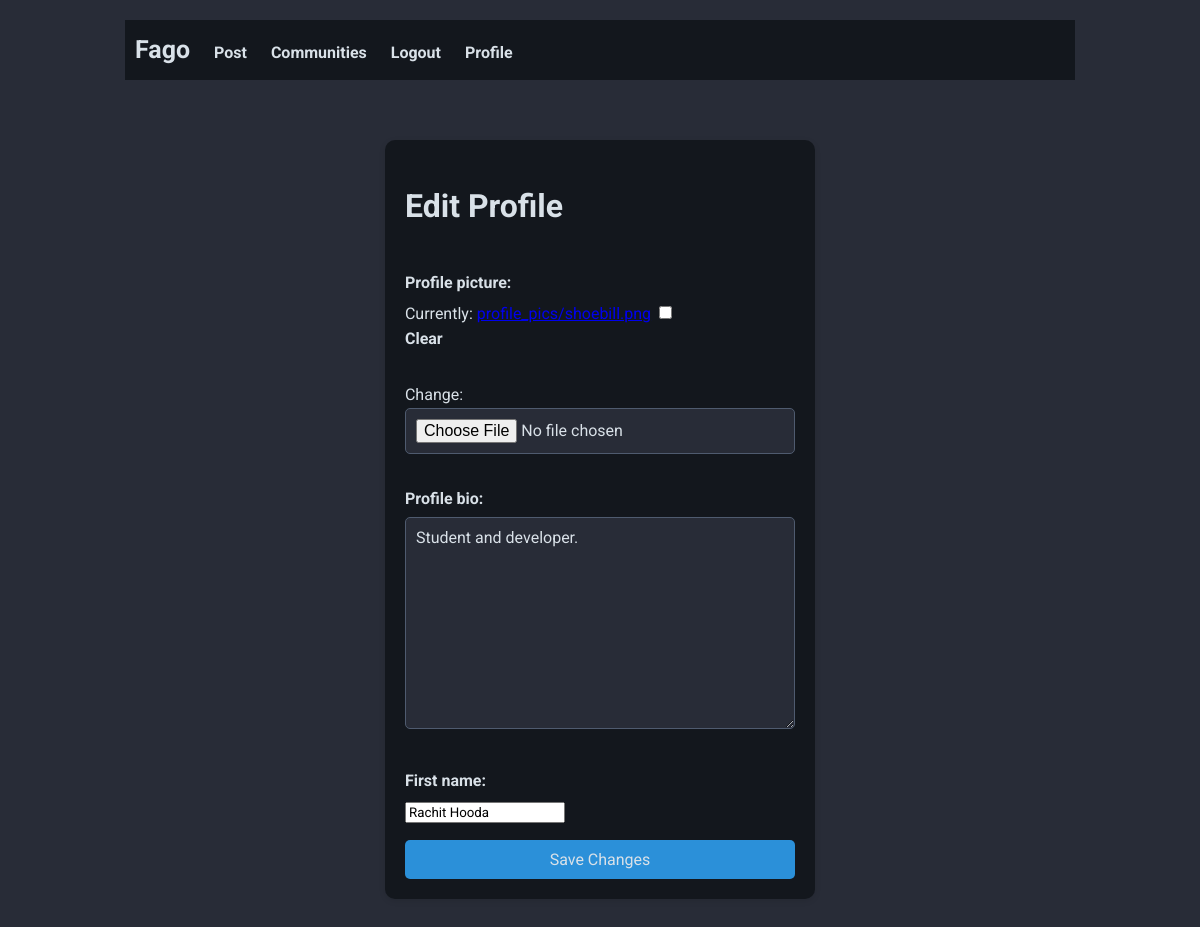
The page /user/edit_profile/ (signed in) on the database as committed earlier.
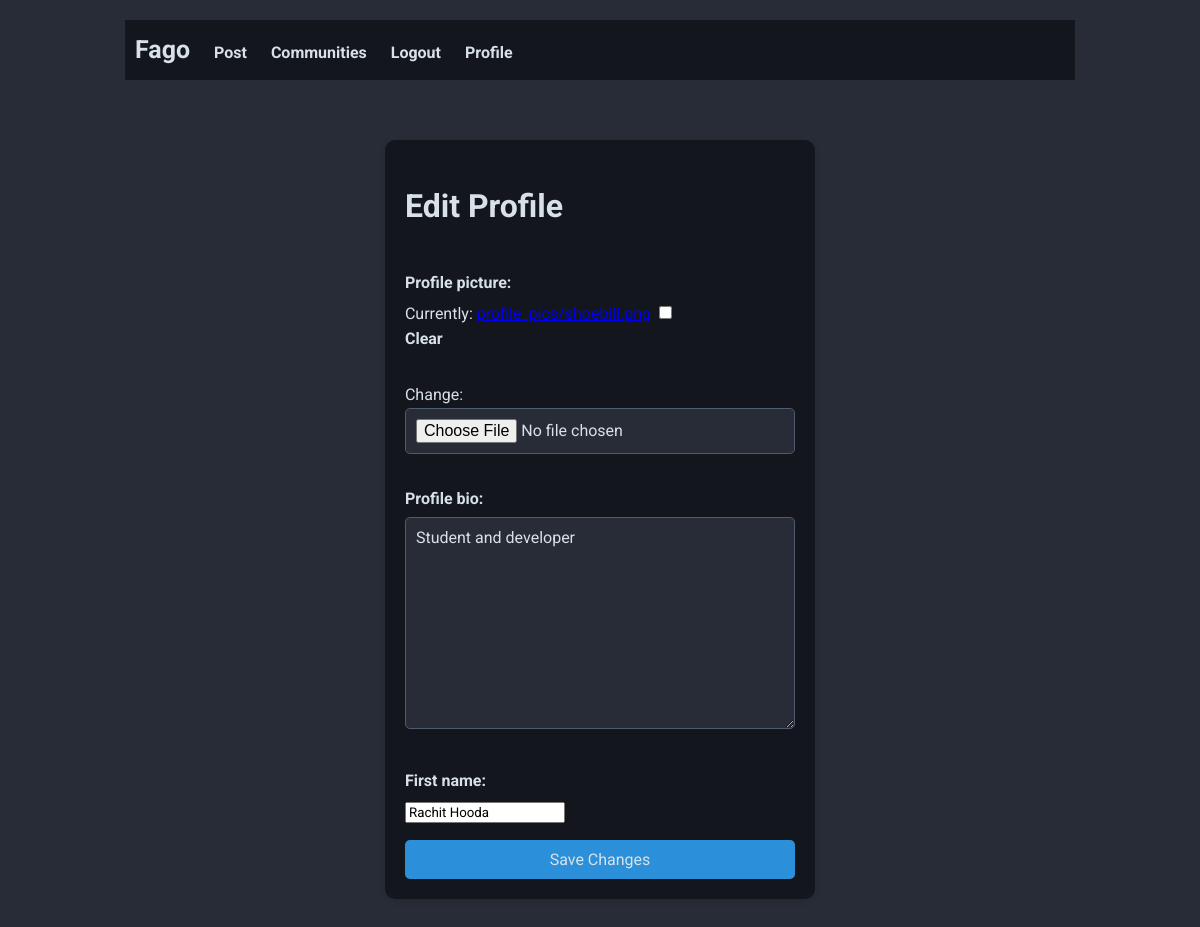
The same page on the database as committed later.
### user/models.py (models this page shows)
class UserProfile(models.Model):
    user = models.OneToOneField(User, on_delete=models.CASCADE)
    profile_picture = models.ImageField(upload_to=settings.PROFILE_PICS_DIR, blank=True, null=True)
    profile_bio = models.TextField(null=True)

### user/views.py (the view)
# urls.py: path('edit_profile/', views.edit_user_profile, name='edit-profile'),
def edit_user_profile(request):
    user = request.user
    """
    Before getting the user profile of any user we need to create their profile first
    which can be done using get_or_create()
    """
    user_profile, created = UserProfile.objects.get_or_create(user=user)
    if created:
        messages.info(request, "A new user profile was created")
    if request.method == "POST":
        form = EditProfileForm(request.POST, request.FILES, instance=user_profile)
        if form.is_valid():
            form.save()
            messages.success(request, "Profile Updated!")
            return redirect('user_profile')
    else:
        form = EditProfileForm(instance=user_profile)
    context = {
        'form': form
    }
    return render(request,'user/edit_profile.html', context=context)

### user/forms.py (shortened to what this page needs)
class EditProfileForm(forms.ModelForm):
    first_name = forms.CharField(max_length=50)
    class Meta:
        model = UserProfile
        fields = ['profile_picture', 'profile_bio']
    """
    using the __init__ method we set up firstname field of the form the firstname of the current user.
    """
    def __init__(self, *args, **kwargs):
        super(EditProfileForm, self).__init__(*args, **kwargs)
        if self.instance and self.instance.user:
            self.fields['first_name'].initial = self.instance.user.first_name

### user/templates/user/edit_profile.html (shortened to what this page needs)
{% extends 'posts/base.html' %}
{% block content %}
<div class="layout">
  <div class="edit-profile-card">
    <h1>Edit Profile</h1>
    <form class="edit-profile-form" method="POST" enctype="multipart/form-data" accept="edit-profile">
      {{ form.as_p }}
      <button type="submit" class="save-btn">Save Changes</button>
    </form>
  </div>
</div>
{% endblock %}

Rows that differ between the two databases and show on the page:
changed UserProfile: profile_bio "Student and developer." → "Student and developer"
